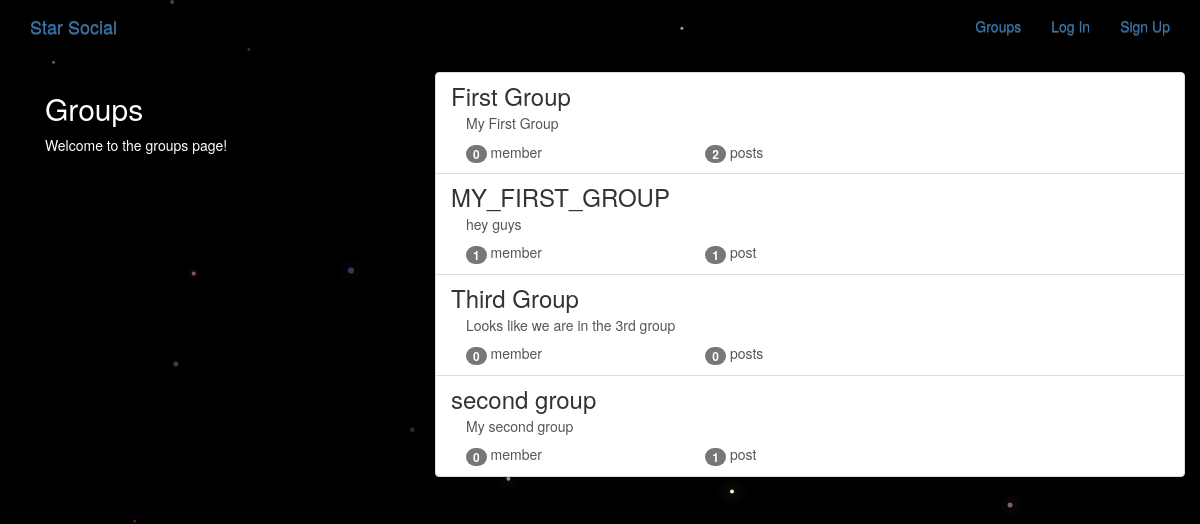
The app's page /groups/ with its own data.
### groups/models.py (models this page shows, shortened)
class Group(models.Model):
    name = models.CharField(max_length = 255,unique = True)
    slug = models.SlugField(allow_unicode=True,unique=True)
    description = models.TextField(blank=True,default='')
    description_html = models.TextField(editable=False,default='',blank=True)
    members = models.ManyToManyField(User,through='GroupMember')
    class Meta:
        ordering = ['name']

### groups/views.py (the view)
# urls.py: path('',views.ListGroups.as_view(),name='all'),
class ListGroups(generic.ListView):
    model = Group

### groups/templates/groups/group_list.html (shortened to what this page needs)
{% extends "groups/group_base.html" %}
{% block pregroup %}
<div class="col-md-4">
  <div class="content">
    <h2>Groups</h2>
    <p>Welcome to the groups page!</p>
  </div>
</div>
{% endblock %}
{% block group_content %}
<div class="col-md-8">
  <div class="list-group">
    {% for group in object_list %}
    <a href="{% url 'groups:single' slug=group.slug %}" class="list-group-item">
      <h3 class="title list-group-item-heading">{{group.name}}</h3>
      <div class="list-group-item-text container-fluid">
        {{group.description_html|safe}}
        <div class="row">
          <div class="col-md-4">
            <span class="badge">{{group.members.count}}</span>
            member{{group.memebers|pluralize}}
          </div>
          <div class="col-md-4">
            <span class="badge">{{group.posts.count}}</span>
            post{{group.posts.count|pluralize}}
          </div>
        </div>
      </div>
    </a>
    {% endfor %}
  </div>
</div>
{% endblock %}

### groups/templates/groups/group_base.html (shortened to what this page needs)
{% extends "base.html" %}
{% block content %}
<div class="container">
  <div class="row">
    {% block pregroup %} {% endblock %}
    {% block group_content %} {% endblock %}
  </div>
</div>
{% endblock %}

### templates/base.html (shortened to what this page needs)
<!DOCTYPE html>
{% load static %}
<html lang="en" dir="ltr">
  <head>
    <link rel="stylesheet" href="https://maxcdn.bootstrapcdn.com/bootstrap/3.3.7/css/bootstrap.min.css">
    <link rel="stylesheet" href="https://maxcdn.bootstrapcdn.com/bootstrap/3.3.7/css/bootstrap-theme.min.css">
    <link rel="stylesheet" href="{% static "simplesocial/css/master.css" %}">
  </head>
  <body>
    <nav class="navbar mynav" role="navigation" id="navbar">
      <div class="container">
        <a class="navbar-brand mynav "href="{% url 'home' %}">Star Social</a>
        <ul class="nav navbar-nav navbar-right">
          {% if user.is_authenticated %}
            <li><a href="{% url 'posts:create' %}">Post</a></li>
            <li><a href="{% url 'groups:all' %}">Groups</a></li>
            <li><a href="{% url 'groups:create' %}">Create Group</a></li>
            <li><a href="{% url 'accounts:logout' %}">Log Out</a></li>
          {% else %}
            <li><a href="{% url 'groups:all' %}">Groups</a></li>
            <li><a href="{% url 'accounts:login' %}">Log In</a></li>
            <li><a href="{% url 'accounts:signup' %}">Sign Up</a></li>
          {% endif %}
        </ul>
      </div>
    </nav>
    <div class="container mycontent">
      {% block content %}
      {% endblock %}
    </div>
  </body>
</html>

### static/simplesocial/css/master.css (style rules this page uses)
body { margin: 0; overflow: hidden; background-color: black; color:white; }

### records on screen
Group: name "First Group", description_html "My First Group", members.count "0", posts.count "2"
Group: name "MY_FIRST_GROUP", description_html "hey guys", members.count "1", posts.count "1"
Group: name "Third Group", description_html "Looks like we are in the 3rd group", members.count "0", posts.count "0"
Group: name "second group", description_html "My second group", members.count "0", posts.count "1"
